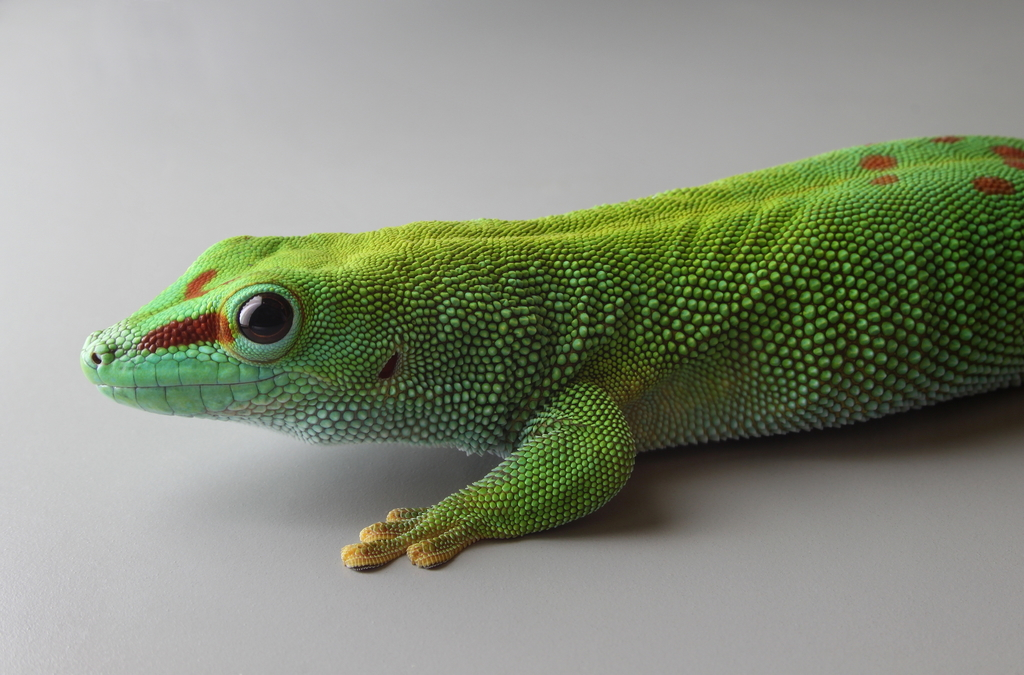
%> input picture videos/lizard.jpg, 1024 x 675 px
$ octave cfl_uvmode.m   (GNU Octave 9; MATLAB toolbox functions it lacks are replaced by stand-ins)
%> lines starting %> are read from the running program, lines starting %| are printed output that depends on the picture
% tabula rasa
clc; clear; close all

% Tested with 4, 8, 16 and 32
block_size = 8;
bm1 = block_size - 1;
% Same N as in https://people.xiph.org/~unlord/spie_cfl.pdf
N = block_size * block_size;

%im = imread('~/Videos/Owl.jpg');
%im = imread('~/Videos/Meerkat.jpg');
%im = imread('~/Videos/Hamilton.jpg');
im = imread('../../videos/lizard.jpg');
%> im is the input picture: size 675x1024x3 uint8; mean R, G, B 135.9, 142.3, 125.4
[h w ~] = size(im);
%> h = 675; w = 1024
num_pix = h * w;
%> num_pix = 691200
yuv = rgb2ycbcr(im);
%> yuv: size 675x1024x3 uint8; mean of channels 1, 2, 3 134.9, 121.5, 126.4

% Let's worry about types later
y_img = double(yuv(:,:,1));
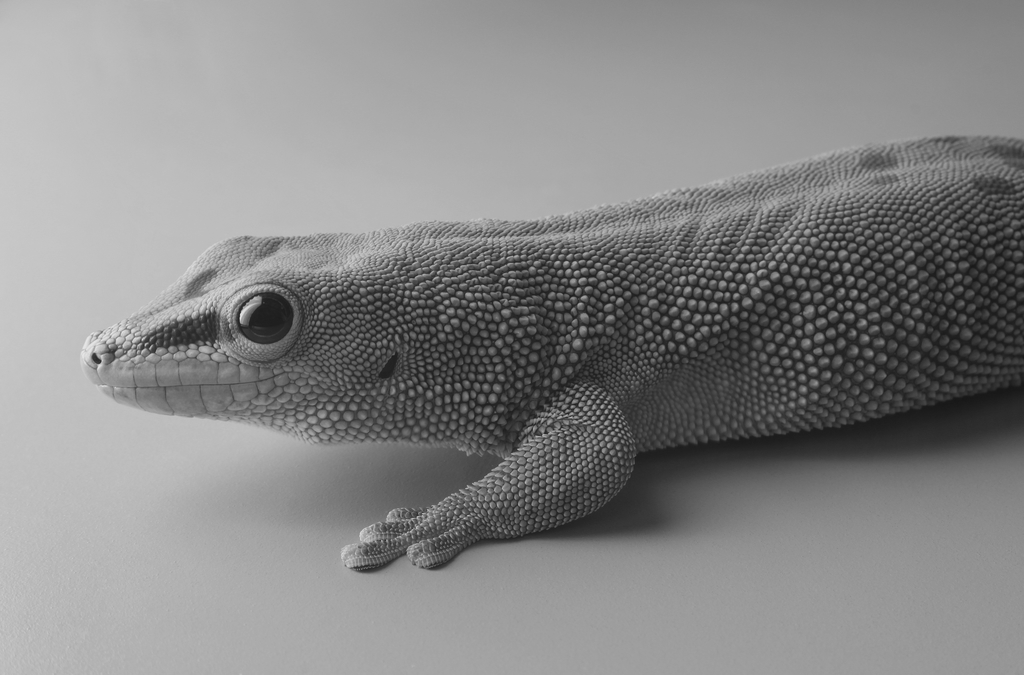
%> y_img: size 675x1024 double; min 23, max 232, mean 134.9
c_img = double(yuv(:,:,2));
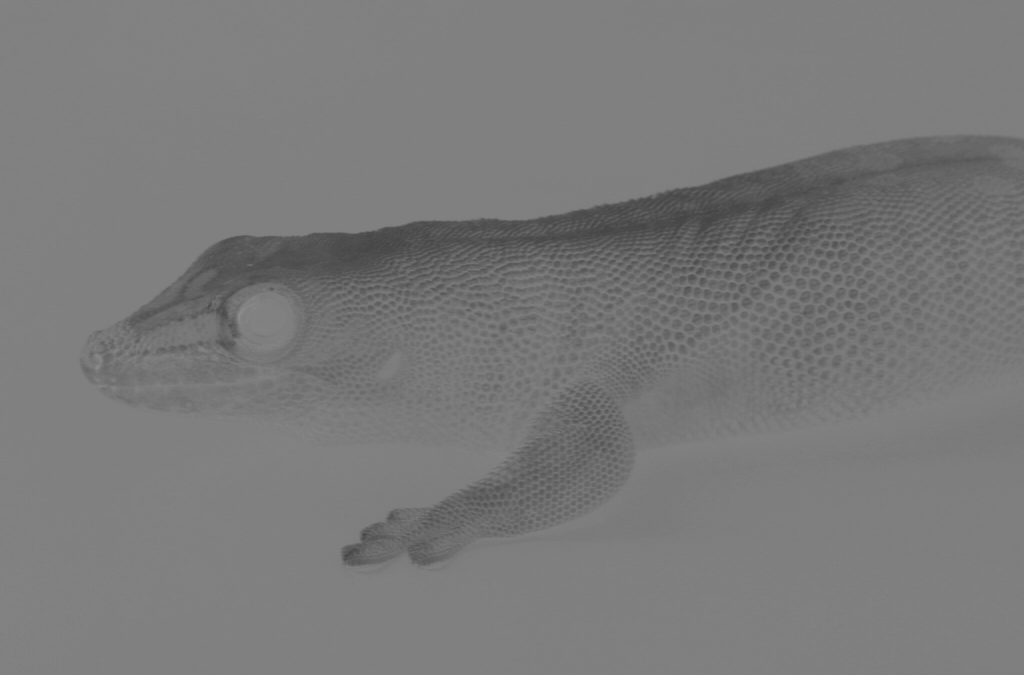
%> c_img: size 675x1024 double; min 67, max 140, mean 121.5
cfl = double(zeros(h, w, 1));
pred_img = double(zeros(h, w, 1));

k = 1;
as = zeros((h/block_size) * (w/block_size),1);
above = 1;
for y = 1:block_size:h-bm1
  yRange = y:y+bm1;
  left = 1;
  for x = 1:block_size:w-bm1
    xRange = x:x+bm1;

    by = y_img(yRange,xRange);
    bc = c_img(yRange,xRange);

    % The DC should be the sum times some scaling factor.
    % However, we want to avoid signaling beta, so the idea
    % is that beta=DC_PRED. DC_PRED is a prediction of the
    % average pixel value inside the block.

    % For Luma (encoder only), we will always use the
    % average over the entire block.
    above_row = y_img(above, xRange);
    left_col = y_img(yRange, left);
    above_row_c = c_img(above, xRange);
    left_col_c = c_img(yRange, left);
    dc_pred = ones(block_size) * round(mean([above_row(:); left_col(:)]));
    h_pred = ones(block_size) .* left_col;
    v_pred = ones(block_size) .* above_row;

    dc_sse = sum((by(:) - dc_pred(:)).^2);
    h_sse = sum((by(:) - h_pred(:)).^2);
    v_sse = sum((by(:) - v_pred(:)).^2);

    [~, mode] = min([dc_sse, h_sse, v_sse]);
    switch(mode)
    case 1
      y_pred = dc_pred;
      c_pred = ones(block_size) * round(mean([above_row_c(:); left_col_c(:)]));
    case 2
      y_pred = h_pred;
      c_pred = ones(block_size) .* left_col_c;
    case 3
      y_pred = v_pred;
      c_pred = ones(block_size) .* above_row_c;
    end
    % Uncomment this if you want to use dc_pred only for luma
    %y_pred = dc_pred;

    % Named L and C to refer to CfL paper.
    % However, unline the paper L and C are zero mean.
    L = by - y_pred;
    C = bc - c_pred;

    % [7 lines of commented-out code are left out]

    sLL = sum(L(:).^2);
    sLC = sum(L(:) .* C(:));

    % Because sL == 0, alpha as defined in eq.2
    % of https://people.xiph.org/~unlord/spie_cfl.pdf
    % a = (N * sLC - sL * sC) / (N * sLL - sL.^2)
    % the denominator does not simplify
    den = sLL;
    if den != 0
      % the numerator should simplifies to
      % a = (N * sLC) / den;
      % however, this works:
      a = sLC / den;
      % but I'm not sure why we should not use N??
      as(k) = a;
      k = k + 1;
    else
      a = 0;
    end

    pred_img(yRange, xRange) = c_pred;
    cfl(yRange, xRange) = c_pred + uint8(round(L * a));
    if any(any(cfl(yRange, xRange) > 200))
      printf('BANG!\n');
      return
    end
    left = x + bm1;
  end
  above = y + bm1;
end
%> after the loop, a = -0.134; c_pred = [126 126 126 126 126 126 126 126; 126 126 126 126 126 126 126 126; 126 126 126 126 126 126 126 126; 126 126 126 126 126 126 126 126; 126 126 126 126 126 126 126 126; 126 126 126 126 126 126 126 126; 126 126 126 126 126 126 126 126; 126 126 126 126 126 126 126 126]; k = 10753; y_pred = [150 150 150 150 150 150 150 150; 150 150 150 150 150 150 150 150; 150 150 150 150 150 150 150 150; 150 150 150 150 150 150 150 150; 150 150 150 150 150 150 150 150; 150 150 150 150 150 150 150 150; 150 150 150 150 150 150 150 150; 150 150 150 150 150 150 150 150]
max(cfl(:))
%> ans = 147

cfl_err = 127 + (c_img - cfl);
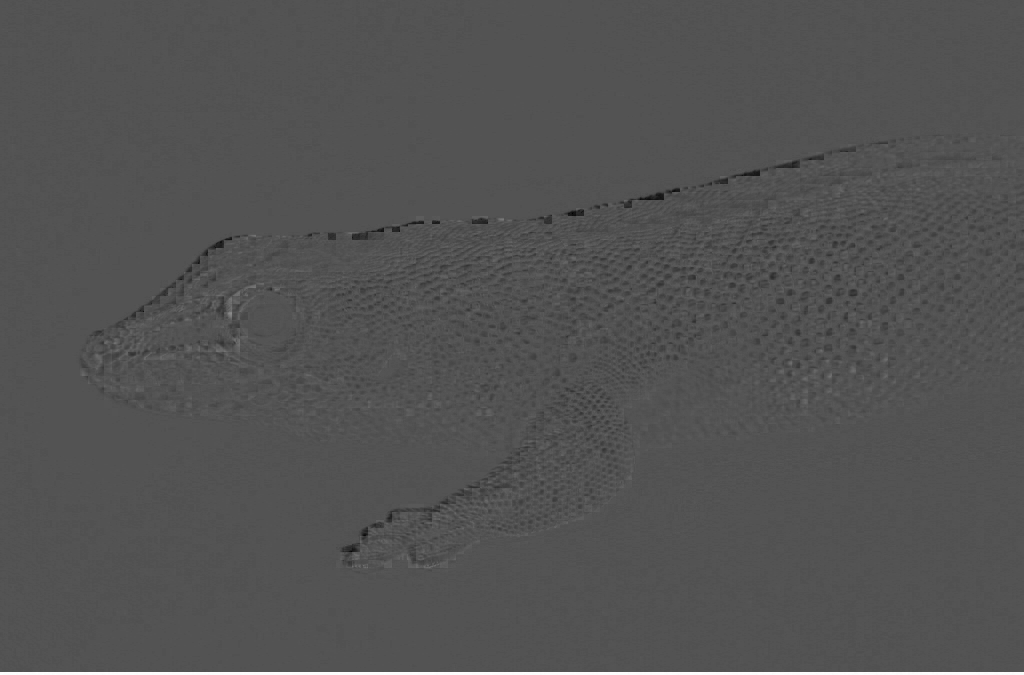
%> cfl_err: size 675x1024 double; min 64, max 257, mean 127; drawn with min black and max white
subplot(2,2,1:2); plot(as, 'x'); title('Alpha');
subplot(2,2,3); imshow(uint8(cfl)); title('CfL');
%> after `imshow(uint8(cfl))`:
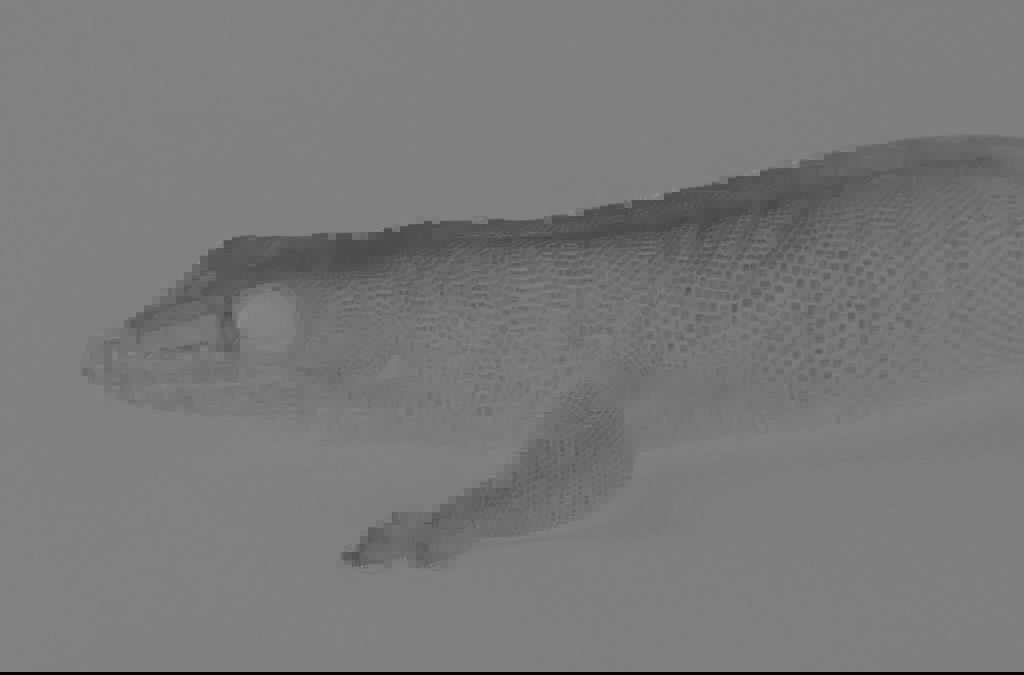
%> displayed picture: size 675x1024, on the screen's scale of 0 to 255; min 0, max 147, mean 121.6; mean of the top-left, top-right, bottom-left and bottom-right quarters 122.9, 117, 123.9, 122.4
subplot(2,2,4); imshow(uint8(cfl_err)); title('Chroma - CfL');
%> after `imshow(uint8(cfl_err))`:
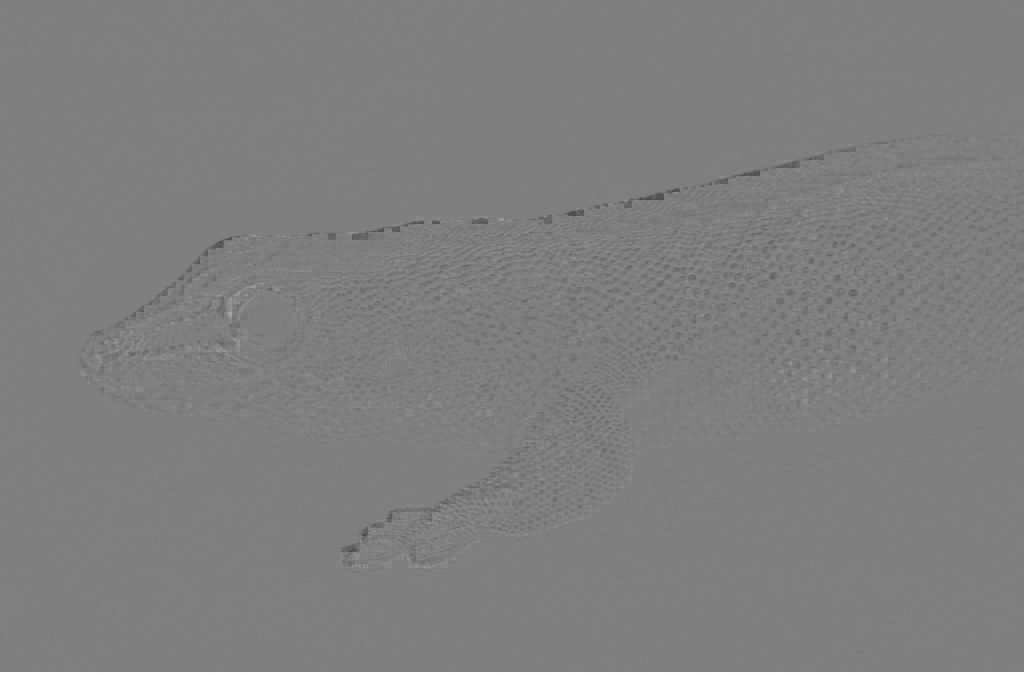
%> displayed picture: size 675x1024, on the screen's scale of 0 to 255; min 64, max 255, mean 127
%> after `title('Chroma - CfL')`:
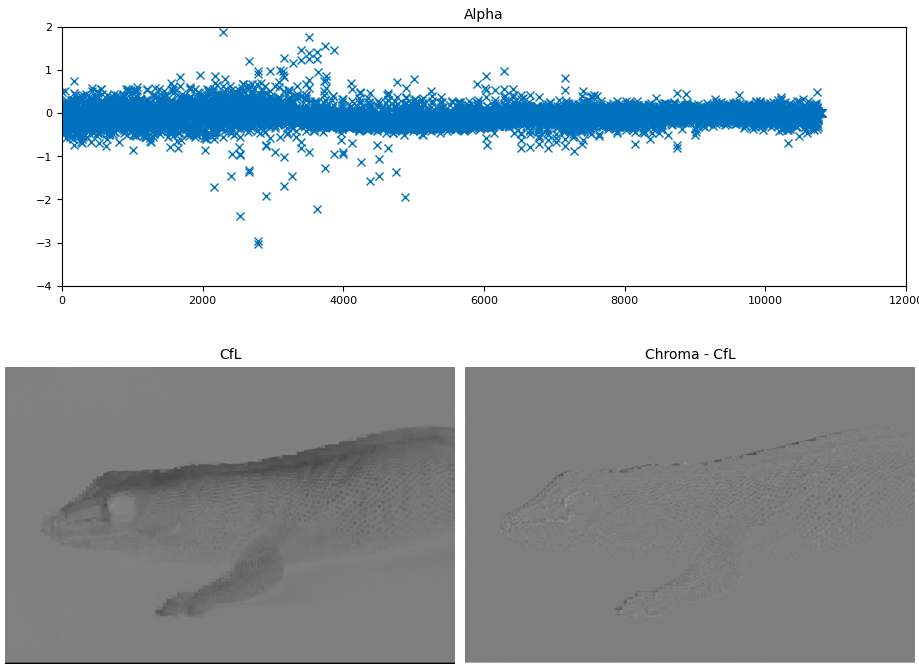
%> figure redrawn from the program's plot data, 3 panels

imwrite(uint8(cfl), 'cfl_uvmode.png');
imwrite(uint8(cfl_err), 'cfl_uvmode_err.png');

sse = sum((c_img(:) - cfl(:)).^2)
%> sse = 57141638
psnr = 20 * log10(255) - 10 * log10(sse/(num_pix))
%> psnr = 28.96

sse_pred = sum((c_img(:) - pred_img(:)).^2)
%> sse_pred = 59715244
psnr_pred = 20 * log10(255) - 10 * log10(sse_pred/(num_pix))
%> psnr_pred = 28.77
